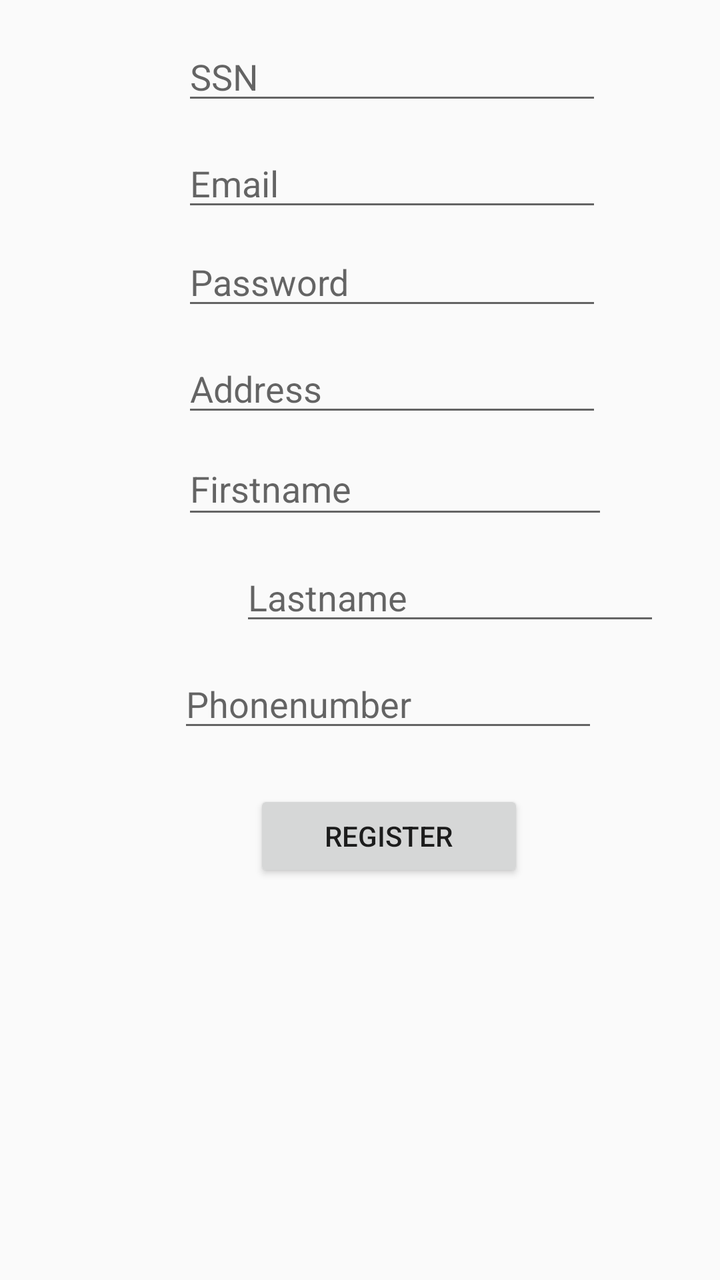
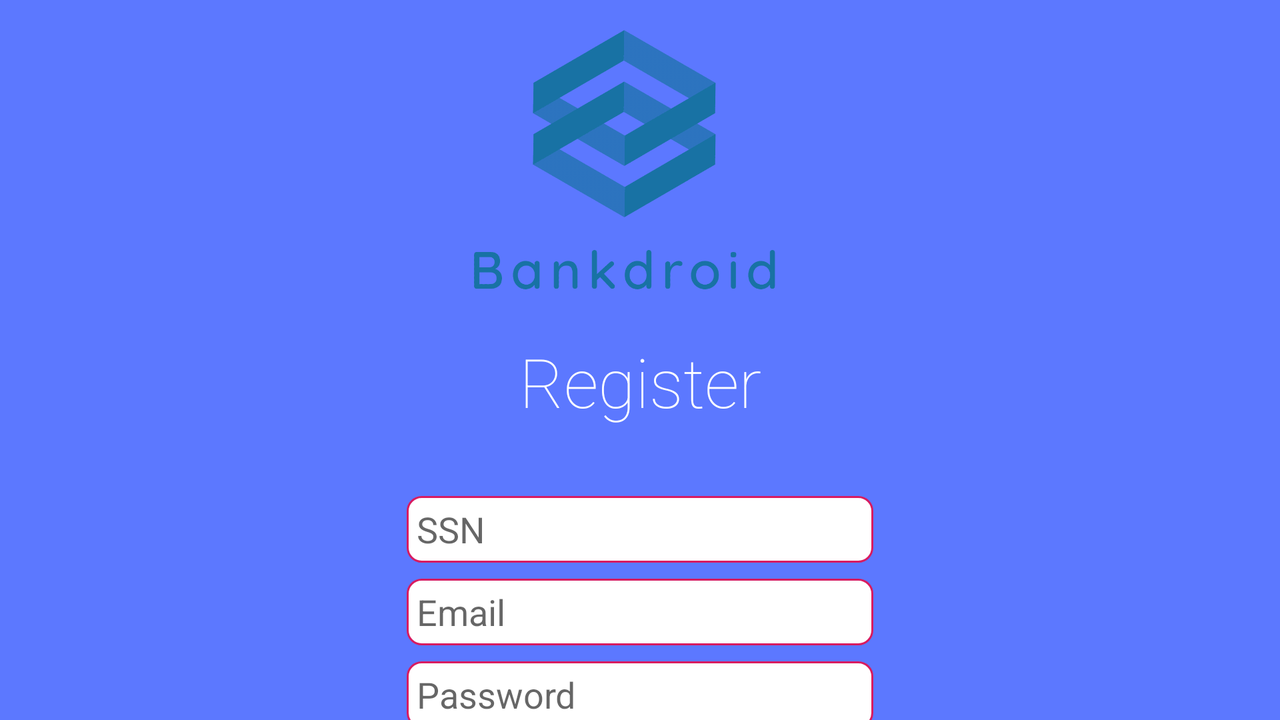

First picture: res/layout/ on a phone held upright. Second picture: the repository's own variant of that layout, on a device whose configuration matches the variant's folder. Source for both follows.
<!-- AndroidManifest.xml: application theme AppTheme.NoActionBar -->
<!-- res/layout/content_register.xml -->
<?xml version="1.0" encoding="utf-8"?>
<android.support.v4.widget.NestedScrollView xmlns:android="http://schemas.android.com/apk/res/android"
    xmlns:app="http://schemas.android.com/apk/res-auto"
    xmlns:tools="http://schemas.android.com/tools"
    android:id="@+id/nestedScrollView"
    android:layout_width="match_parent"
    android:layout_height="match_parent"
    app:layout_behavior="@string/appbar_scrolling_view_behavior"
    tools:context=".RegisterActivity"
    tools:showIn="@layout/activity_register">

    <android.support.constraint.ConstraintLayout
        android:layout_width="match_parent"
        android:layout_height="match_parent"
        app:layout_constraintBottom_toTopOf="@+id/textView4"
        app:layout_constraintTop_toTopOf="@+id/textView4">

        <EditText
            android:id="@+id/editText2"
            android:layout_width="wrap_content"
            android:layout_height="wrap_content"
            android:layout_marginStart="120dp"
            android:layout_marginTop="12dp"
            android:layout_marginEnd="78dp"
            android:ems="10"
            android:hint="@string/Lastname"
            android:inputType="textPersonName"
            android:textAlignment="textStart"
            app:layout_constraintEnd_toEndOf="parent"
            app:layout_constraintHorizontal_bias="0.0"
            app:layout_constraintStart_toStartOf="parent"
            app:layout_constraintTop_toBottomOf="@+id/editText7" />

        <EditText
            android:id="@+id/editText"
            android:layout_width="wrap_content"
            android:layout_height="wrap_content"
            android:layout_marginStart="8dp"
            android:layout_marginTop="12dp"
            android:layout_marginEnd="16dp"
            android:ems="10"
            android:hint="@string/Phonenumber"
            android:inputType="number"
            android:textAlignment="textStart"
            app:layout_constraintEnd_toEndOf="parent"
            app:layout_constraintHorizontal_bias="0.643"
            app:layout_constraintStart_toStartOf="parent"
            app:layout_constraintTop_toBottomOf="@+id/editText2" />

        <EditText
            android:id="@+id/editText3"
            android:layout_width="wrap_content"
            android:layout_height="wrap_content"
            android:layout_marginTop="16dp"
            android:ems="10"
            android:hint="@string/SSN"
            android:inputType="number"
            android:textAlignment="textStart"
            app:layout_constraintEnd_toEndOf="parent"
            app:layout_constraintHorizontal_bias="0.606"
            app:layout_constraintStart_toStartOf="parent"
            app:layout_constraintTop_toTopOf="parent" />

        <EditText
            android:id="@+id/editText4"
            android:layout_width="wrap_content"
            android:layout_height="wrap_content"
            android:layout_marginTop="12dp"
            android:ems="10"
            android:hint="@string/Email"
            android:inputType="textWebEmailAddress"
            android:textAlignment="textStart"
            app:layout_constraintStart_toStartOf="@+id/editText3"
            app:layout_constraintTop_toBottomOf="@+id/editText3" />

        <EditText
            android:id="@+id/editText5"
            android:layout_width="wrap_content"
            android:layout_height="wrap_content"
            android:layout_marginTop="8dp"
            android:ems="10"
            android:hint="@string/Password"
            android:inputType="textPassword"
            android:textAlignment="textStart"
            app:layout_constraintStart_toStartOf="@+id/editText4"
            app:layout_constraintTop_toBottomOf="@+id/editText4" />

        <EditText
            android:id="@+id/editText6"
            android:layout_width="wrap_content"
            android:layout_height="wrap_content"
            android:layout_marginTop="12dp"
            android:ems="10"
            android:hint="@string/Address"
            android:inputType="textPostalAddress"
            android:textAlignment="textStart"
            app:layout_constraintStart_toStartOf="@+id/editText5"
            app:layout_constraintTop_toBottomOf="@+id/editText5" />

        <EditText
            android:id="@+id/editText7"
            android:layout_width="213dp"
            android:layout_height="43dp"
            android:layout_marginTop="8dp"
            android:ems="10"
            android:hint="@string/Firstname"
            android:inputType="textPersonName"
            android:textAlignment="textStart"
            app:layout_constraintStart_toStartOf="@+id/editText6"
            app:layout_constraintTop_toBottomOf="@+id/editText6" />

        <Button
            android:id="@+id/button"
            android:layout_width="135dp"
            android:layout_height="46dp"
            android:layout_marginStart="8dp"
            android:layout_marginTop="24dp"
            android:layout_marginEnd="8dp"
            android:layout_marginBottom="8dp"
            android:text="@string/Register"
            app:layout_constraintBottom_toBottomOf="parent"
            app:layout_constraintEnd_toEndOf="parent"
            app:layout_constraintHorizontal_bias="0.569"
            app:layout_constraintStart_toStartOf="parent"
            app:layout_constraintTop_toBottomOf="@+id/editText"
            app:layout_constraintVertical_bias="0.0" />
    </android.support.constraint.ConstraintLayout>
</android.support.v4.widget.NestedScrollView>
<!-- res/layout/activity_register.xml (included above) -->
<?xml version="1.0" encoding="utf-8"?>
<android.support.design.widget.CoordinatorLayout xmlns:android="http://schemas.android.com/apk/res/android"
    xmlns:app="http://schemas.android.com/apk/res-auto"
    xmlns:tools="http://schemas.android.com/tools"
    android:layout_width="match_parent"
    android:layout_height="match_parent"
    android:fitsSystemWindows="true"
    tools:context=".RegisterActivity">

    <android.support.design.widget.AppBarLayout
        android:id="@+id/app_bar"
        android:layout_width="match_parent"
        android:layout_height="@dimen/app_bar_height"
        android:fitsSystemWindows="true"
        android:theme="@style/AppTheme.AppBarOverlay">

        <android.support.design.widget.CollapsingToolbarLayout
            android:id="@+id/toolbar_layout"
            android:layout_width="match_parent"
            android:layout_height="match_parent"
            android:fitsSystemWindows="true"
            app:contentScrim="?attr/colorPrimary"
            app:layout_scrollFlags="scroll|exitUntilCollapsed"
            app:toolbarId="@+id/toolbar">

            <android.support.v7.widget.Toolbar
                android:id="@+id/toolbar"
                android:layout_width="match_parent"
                android:layout_height="?attr/actionBarSize"
                app:layout_collapseMode="pin"
                app:popupTheme="@style/AppTheme.PopupOverlay" />

        </android.support.design.widget.CollapsingToolbarLayout>
    </android.support.design.widget.AppBarLayout>

    <include layout="@layout/content_register" />

    <android.support.design.widget.FloatingActionButton
        android:id="@+id/fab"
        android:layout_width="wrap_content"
        android:layout_height="wrap_content"
        android:layout_margin="@dimen/fab_margin"
        app:layout_anchor="@id/app_bar"
        app:layout_anchorGravity="bottom|end"
        app:srcCompat="@android:drawable/ic_dialog_email" />

</android.support.design.widget.CoordinatorLayout>
<!-- resources referenced by this layout -->
<resources>
  <string name="Address">Address</string>
  <string name="Email">Email</string>
  <string name="Firstname">Firstname</string>
  <string name="Lastname">Lastname</string>
  <string name="Password">Password</string>
  <string name="Phonenumber">Phonenumber</string>
  <string name="Register">Register</string>
  <string name="SSN">SSN</string>
  <style name="AppTheme.AppBarOverlay" parent="ThemeOverlay.AppCompat.Dark.ActionBar" />
  <style name="AppTheme.PopupOverlay" parent="ThemeOverlay.AppCompat.Light" />
  <style name="AppTheme.NoActionBar">
          <item name="windowActionBar">false</item>
          <item name="windowNoTitle">true</item>
      </style>
</resources>
<!-- res/layout-land/content_register.xml (the author's variant of the layout above) -->
<!-- drawn on the phone turned sideways -->
<?xml version="1.0" encoding="utf-8"?>
<android.support.v4.widget.NestedScrollView xmlns:android="http://schemas.android.com/apk/res/android"
                                            xmlns:app="http://schemas.android.com/apk/res-auto"
                                            xmlns:tools="http://schemas.android.com/tools"
                                            android:id="@+id/nestedScrollView"
                                            android:layout_width="match_parent"
                                            android:layout_height="match_parent"
                                            app:layout_behavior="@string/appbar_scrolling_view_behavior"
                                            tools:context=".Activities.RegisterActivity"
                                            tools:showIn="@layout/activity_register">

    <android.support.constraint.ConstraintLayout
            android:layout_width="match_parent"
            android:layout_height="match_parent"
            app:layout_constraintBottom_toTopOf="@+id/textView4"
            app:layout_constraintTop_toTopOf="@+id/textView4" android:background="@color/backgroundBLUE">

        <EditText
                android:id="@+id/editText2"
                android:layout_width="wrap_content"
                android:layout_height="wrap_content"
                android:ems="10"
                android:hint="@string/Lastname"
                android:inputType="textPersonName"
                android:textAlignment="textStart"
                android:background="@drawable/rounded_edittext"
                app:layout_constraintTop_toBottomOf="@+id/editText7" android:layout_marginStart="8dp"
                app:layout_constraintStart_toStartOf="parent" android:layout_marginEnd="8dp"
                app:layout_constraintEnd_toEndOf="parent" android:layout_marginTop="8dp"
        />

        <EditText
                android:id="@+id/editText3"
                android:layout_width="wrap_content"
                android:layout_height="wrap_content"
                android:layout_marginTop="248dp"
                android:ems="10"
                android:hint="@string/SSN"
                android:inputType="number"
                android:textAlignment="textStart"
                android:background="@drawable/rounded_edittext"
                app:layout_constraintEnd_toEndOf="parent"
                app:layout_constraintStart_toStartOf="parent"
                app:layout_constraintTop_toTopOf="parent"/>

        <EditText
                android:id="@+id/editText4"
                android:layout_width="wrap_content"
                android:layout_height="wrap_content"
                android:ems="10"
                android:hint="@string/Email"
                android:inputType="textWebEmailAddress"
                android:textAlignment="textStart"
                android:background="@drawable/rounded_edittext"
                app:layout_constraintStart_toStartOf="@+id/editText3"
                app:layout_constraintTop_toBottomOf="@+id/editText3" android:layout_marginTop="8dp"/>

        <EditText
                android:id="@+id/editText5"
                android:layout_width="wrap_content"
                android:layout_height="wrap_content"
                android:ems="10"
                android:hint="@string/Password"
                android:inputType="textPassword"
                android:textAlignment="textStart"
                android:background="@drawable/rounded_edittext"
                app:layout_constraintStart_toStartOf="@+id/editText4"
                app:layout_constraintTop_toBottomOf="@+id/editText4" android:layout_marginTop="8dp"
        />

        <EditText
                android:id="@+id/editText6"
                android:layout_width="wrap_content"
                android:layout_height="wrap_content"
                android:ems="10"
                android:hint="@string/Address"
                android:inputType="textPostalAddress"
                android:textAlignment="textStart"
                android:background="@drawable/rounded_edittext"
                app:layout_constraintStart_toStartOf="@+id/editText5"
                app:layout_constraintTop_toBottomOf="@+id/editText5" android:layout_marginTop="8dp"
        />

        <EditText
                android:id="@+id/editText7"
                android:layout_width="wrap_content"
                android:layout_height="wrap_content"
                android:ems="10"
                android:hint="@string/Firstname"
                android:inputType="textPersonName"
                android:textAlignment="textStart"
                android:background="@drawable/rounded_edittext"
                app:layout_constraintStart_toStartOf="@+id/editText6"
                app:layout_constraintTop_toBottomOf="@+id/editText6"
                android:layout_marginTop="8dp"/>

        <Button
                android:id="@+id/button"
                android:layout_width="135dp"
                android:layout_height="46dp"
                android:layout_marginStart="8dp"
                android:layout_marginTop="24dp"
                android:layout_marginEnd="8dp"
                android:layout_marginBottom="8dp"
                android:text="@string/Register"
                android:background="@drawable/rounded_button"
                app:layout_constraintBottom_toBottomOf="parent"
                app:layout_constraintEnd_toEndOf="parent"
                app:layout_constraintStart_toStartOf="parent"
                app:layout_constraintTop_toBottomOf="@+id/editText"
                app:layout_constraintVertical_bias="1.0" android:textColor="@color/backgroundBLUE"
        />

        <TextView
                android:text="@string/Register"
                android:layout_width="wrap_content"
                android:layout_height="wrap_content"
                android:id="@+id/textView7" app:layout_constraintEnd_toEndOf="parent" android:layout_marginEnd="8dp"
                app:layout_constraintStart_toStartOf="parent" android:layout_marginStart="8dp"
                android:layout_marginTop="8dp" app:layout_constraintTop_toTopOf="parent"
                android:layout_marginBottom="8dp"
                android:textColor="@android:color/white"
                android:textAppearance="@style/TextAppearance.AppCompat.Display1" android:fontFamily="sans-serif-thin"
                app:layout_constraintVertical_bias="0.293"
                app:layout_constraintBottom_toBottomOf="parent"/>

        <ImageView
                android:layout_width="246dp"
                android:layout_height="131dp" app:srcCompat="@drawable/bankdroid_logo"
                android:id="@+id/imageView3"
                app:layout_constraintStart_toStartOf="parent" android:layout_marginStart="8dp"
                app:layout_constraintEnd_toEndOf="parent" android:layout_marginEnd="8dp" android:layout_marginTop="8dp"
                app:layout_constraintTop_toTopOf="parent" android:layout_marginBottom="8dp"
                app:layout_constraintBottom_toBottomOf="parent" app:layout_constraintHorizontal_bias="0.48"
                app:layout_constraintVertical_bias="0.013"/>
        <EditText
                android:id="@+id/editText"
                android:layout_width="wrap_content"
                android:layout_height="wrap_content"
                android:layout_marginStart="8dp"
                android:layout_marginEnd="16dp"
                android:ems="10"
                android:hint="@string/Phonenumber"
                android:inputType="number"
                android:textAlignment="textStart"
                android:background="@drawable/rounded_edittext"
                app:layout_constraintEnd_toEndOf="parent"
                app:layout_constraintHorizontal_bias="0.509"
                app:layout_constraintStart_toStartOf="parent"
                app:layout_constraintTop_toBottomOf="@+id/editText2" android:layout_marginTop="8dp"/>
    </android.support.constraint.ConstraintLayout>
</android.support.v4.widget.NestedScrollView>
<!-- res/layout/content_register.xml (included above) -->
<?xml version="1.0" encoding="utf-8"?>
<android.support.v4.widget.NestedScrollView xmlns:android="http://schemas.android.com/apk/res/android"
    xmlns:app="http://schemas.android.com/apk/res-auto"
    xmlns:tools="http://schemas.android.com/tools"
    android:id="@+id/nestedScrollView"
    android:layout_width="match_parent"
    android:layout_height="match_parent"
    app:layout_behavior="@string/appbar_scrolling_view_behavior"
    tools:context=".RegisterActivity"
    tools:showIn="@layout/activity_register">

    <android.support.constraint.ConstraintLayout
        android:layout_width="match_parent"
        android:layout_height="match_parent"
        app:layout_constraintBottom_toTopOf="@+id/textView4"
        app:layout_constraintTop_toTopOf="@+id/textView4">

        <EditText
            android:id="@+id/editText2"
            android:layout_width="wrap_content"
            android:layout_height="wrap_content"
            android:layout_marginStart="120dp"
            android:layout_marginTop="12dp"
            android:layout_marginEnd="78dp"
            android:ems="10"
            android:hint="@string/Lastname"
            android:inputType="textPersonName"
            android:textAlignment="textStart"
            app:layout_constraintEnd_toEndOf="parent"
            app:layout_constraintHorizontal_bias="0.0"
            app:layout_constraintStart_toStartOf="parent"
            app:layout_constraintTop_toBottomOf="@+id/editText7" />

        <EditText
            android:id="@+id/editText"
            android:layout_width="wrap_content"
            android:layout_height="wrap_content"
            android:layout_marginStart="8dp"
            android:layout_marginTop="12dp"
            android:layout_marginEnd="16dp"
            android:ems="10"
            android:hint="@string/Phonenumber"
            android:inputType="number"
            android:textAlignment="textStart"
            app:layout_constraintEnd_toEndOf="parent"
            app:layout_constraintHorizontal_bias="0.643"
            app:layout_constraintStart_toStartOf="parent"
            app:layout_constraintTop_toBottomOf="@+id/editText2" />

        <EditText
            android:id="@+id/editText3"
            android:layout_width="wrap_content"
            android:layout_height="wrap_content"
            android:layout_marginTop="16dp"
            android:ems="10"
            android:hint="@string/SSN"
            android:inputType="number"
            android:textAlignment="textStart"
            app:layout_constraintEnd_toEndOf="parent"
            app:layout_constraintHorizontal_bias="0.606"
            app:layout_constraintStart_toStartOf="parent"
            app:layout_constraintTop_toTopOf="parent" />

        <EditText
            android:id="@+id/editText4"
            android:layout_width="wrap_content"
            android:layout_height="wrap_content"
            android:layout_marginTop="12dp"
            android:ems="10"
            android:hint="@string/Email"
            android:inputType="textWebEmailAddress"
            android:textAlignment="textStart"
            app:layout_constraintStart_toStartOf="@+id/editText3"
            app:layout_constraintTop_toBottomOf="@+id/editText3" />

        <EditText
            android:id="@+id/editText5"
            android:layout_width="wrap_content"
            android:layout_height="wrap_content"
            android:layout_marginTop="8dp"
            android:ems="10"
            android:hint="@string/Password"
            android:inputType="textPassword"
            android:textAlignment="textStart"
            app:layout_constraintStart_toStartOf="@+id/editText4"
            app:layout_constraintTop_toBottomOf="@+id/editText4" />

        <EditText
            android:id="@+id/editText6"
            android:layout_width="wrap_content"
            android:layout_height="wrap_content"
            android:layout_marginTop="12dp"
            android:ems="10"
            android:hint="@string/Address"
            android:inputType="textPostalAddress"
            android:textAlignment="textStart"
            app:layout_constraintStart_toStartOf="@+id/editText5"
            app:layout_constraintTop_toBottomOf="@+id/editText5" />

        <EditText
            android:id="@+id/editText7"
            android:layout_width="213dp"
            android:layout_height="43dp"
            android:layout_marginTop="8dp"
            android:ems="10"
            android:hint="@string/Firstname"
            android:inputType="textPersonName"
            android:textAlignment="textStart"
            app:layout_constraintStart_toStartOf="@+id/editText6"
            app:layout_constraintTop_toBottomOf="@+id/editText6" />

        <Button
            android:id="@+id/button"
            android:layout_width="135dp"
            android:layout_height="46dp"
            android:layout_marginStart="8dp"
            android:layout_marginTop="24dp"
            android:layout_marginEnd="8dp"
            android:layout_marginBottom="8dp"
            android:text="@string/Register"
            app:layout_constraintBottom_toBottomOf="parent"
            app:layout_constraintEnd_toEndOf="parent"
            app:layout_constraintHorizontal_bias="0.569"
            app:layout_constraintStart_toStartOf="parent"
            app:layout_constraintTop_toBottomOf="@+id/editText"
            app:layout_constraintVertical_bias="0.0" />
    </android.support.constraint.ConstraintLayout>
</android.support.v4.widget.NestedScrollView>
<!-- resources referenced by the variant -->
<!-- as the phone turned sideways resolves them -->
<resources>
  <color name="backgroundBLUE">#5C78FF</color>
  <!-- drawable bankdroid_logo: png bitmap (drawable, 8709 bytes) -->
  <!-- drawable rounded_button (drawable) -->
  <?xml version="1.0" encoding="utf-8"?>
  <shape xmlns:android="http://schemas.android.com/apk/res/android"
         android:shape="rectangle">
      <solid android:color="#FFFFFF"/>
      <size android:height="50px" android:width="700px"/>
      <padding android:left="15px"/>
      <corners android:radius="7dp" />
      <stroke
              android:width="1dp"
              android:color="#FFD81B60"
  
      />
  
  </shape>
  <!-- drawable rounded_edittext (drawable) -->
  <?xml version="1.0" encoding="utf-8"?>
  <shape xmlns:android="http://schemas.android.com/apk/res/android"
         android:shape="rectangle">
      <solid android:color="#FFFFFF"/>
      <size android:height="100px" android:width="700px"/>
      <padding android:left="15px"/>
      <corners android:radius="7dp" />
      <stroke
              android:width="1dp"
              android:color="#FFD81B60"
  
      />
  
  </shape>
  <string name="Address">Address</string>
  <string name="Email">Email</string>
  <string name="Firstname">Firstname</string>
  <string name="Lastname">Lastname</string>
  <string name="Password">Password</string>
  <string name="Phonenumber">Phonenumber</string>
  <string name="Register">Register</string>
  <string name="SSN">SSN</string>
  <style name="AppTheme.AppBarOverlay" parent="ThemeOverlay.AppCompat.Dark.ActionBar" />
  <style name="AppTheme.PopupOverlay" parent="ThemeOverlay.AppCompat.Light" />
  <style name="AppTheme.NoActionBar">
          <item name="windowActionBar">false</item>
          <item name="windowNoTitle">true</item>
      </style>
</resources>
